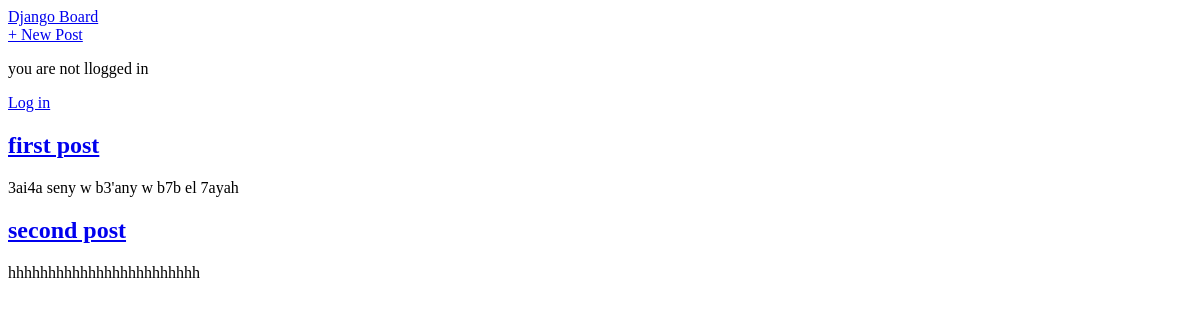
The app's page /, older data.
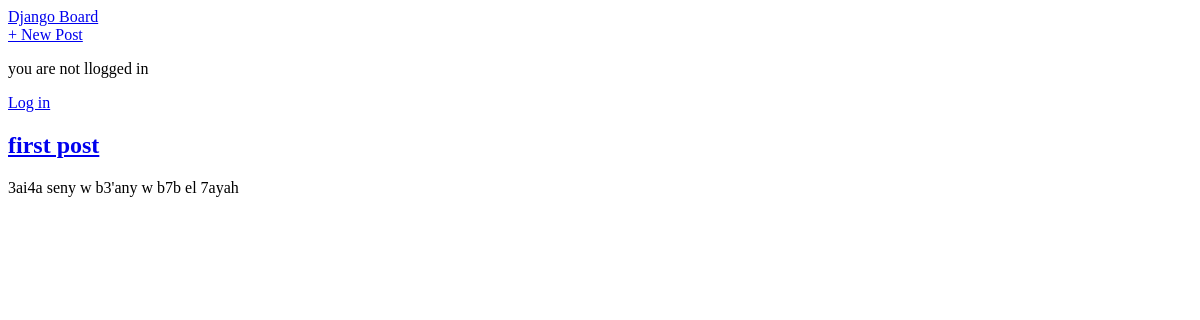
The same page, newer data.
### topic/models.py (models this page shows, shortened)
class Post(models.Model):
    title =models.CharField(max_length=100)
    author=models.ForeignKey("auth.User",on_delete=models.CASCADE,)
    body =models.TextField()

### topic/views.py (the view)
# urls.py: path("",TopicListView.as_view(),name="home"),
class TopicListView(ListView):
    model = Post
    template_name ="home.html"

### templates/home.html
{% extends 'base.html' %}
{% block content %}
    {% for post in object_list %}
        <div class ="post-entery">
            <h2><a href ="{%url 'post_detail' post.pk%}">{{post.title}}</a></h2>
            <p>{{post.body}}</p>
        </div>
    {% endfor %}
{% endblock content %}

Row changes from the older to the newer data that the page shows:
removed Post: title "second post", body "hhhhhhhhhhhhhhhhhhhhhhhh"
